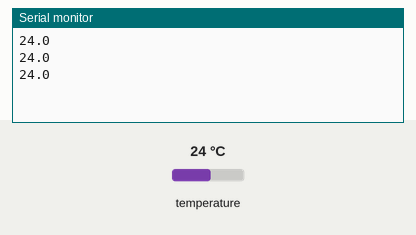
Bench run of a sketch on a simulated Arduino Uno, built with avr-gcc and run on an emulated ATmega328P. Parts: the last lines printed to the serial monitor. Wiring (inferred from the names in the program): MCP9808 temperature sensor at I2C address 0x18. The test bench sets the inputs (shaded band); at power-on: temperature 24 °C.

Above: at 1.3 s.
1.4 s: temperature set to 12 °C
At 1.9 s:
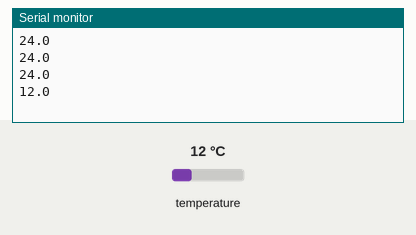
2.9 s: temperature set to 19 °C
At 3.4 s:
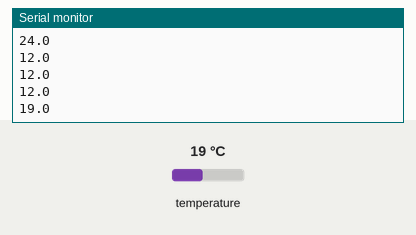
Timing chart, 0 to 5.9 s (numbered marks = the images above; inputs shaded):
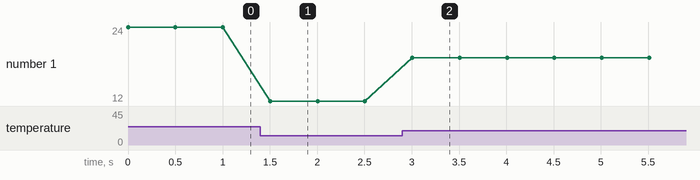

The sketch:

Temperatura_9808.ino
```cpp
// Temperatura
// CJMCU -9808 zestaw
// MCP9808 scalak

#include <Wire.h>

int MCP9808_addr = 0x18;

void setup() {
  Wire.begin();
  Serial.begin(9600);

  Wire.beginTransmission(MCP9808_addr);

}

void loop() {
  float temperature =   MCP9808_Read(MCP9808_addr);
  Serial.println(temperature,1);
  delay(500);
}

float MCP9808_Read(int addr){
  unsigned int data[2];
  Wire.beginTransmission(addr);
  Wire.write(0x05);
  Wire.endTransmission();

  Wire.requestFrom(addr, 2);
  if(Wire.available() == 2)  {
    data[0] = Wire.read();
    data[1] = Wire.read();
  }
  int temp = ((data[0] & 0x1F) * 256 + data[1]);
  if(temp > 4095)  temp -= 8192;

  float cTemp = temp * 0.0625;

  return cTemp;
}

void MCP9808_Init(int addr) {
  Wire.beginTransmission(addr);
  Wire.write(0x01);
  Wire.write(0x00);
  Wire.write(0x00);
  Wire.endTransmission();

  Wire.beginTransmission(addr);
  Wire.write(0x08);   // Select resolution register
  Wire.write(0x03);   // Resolution = +0.0625 / C
  Wire.endTransmission();
}
```

Measured:
- after the input at 1.4 s, the serial monitor: prints a new line after 0.10 s (image 1)
- after the input at 2.9 s, the serial monitor: prints a new line after 0.11 s (image 2)
- plotted number 1: 24 → 12 after the input at 1.4 s, 12 → 19 after the input at 2.9 s
